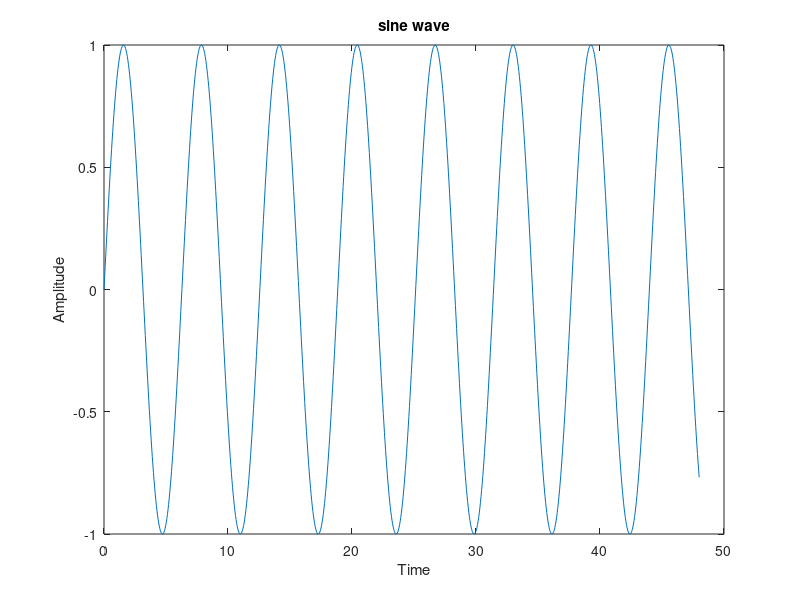

Here is the MATLAB script that generated this plot:
x = linspace(0,48,1024);
y = sin(x);
plot(x,y);
title('sine wave');
xlabel('Time');
ylabel('Amplitude');
length(y)


